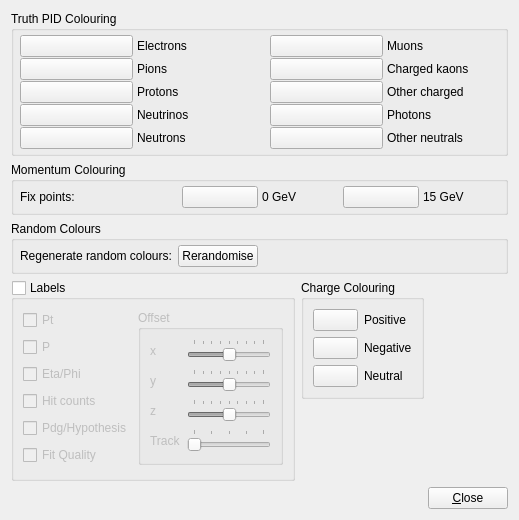
<?xml version="1.0" encoding="UTF-8"?>
<ui version="4.0">
 <class>TrackSysSettingsColouringForm</class>
 <widget class="QWidget" name="TrackSysSettingsColouringForm">
  <property name="geometry">
   <rect>
    <x>0</x>
    <y>0</y>
    <width>519</width>
    <height>520</height>
   </rect>
  </property>
  <property name="font">
   <font>
    <weight>50</weight>
    <bold>false</bold>
   </font>
  </property>
  <property name="windowTitle">
   <string>Form</string>
  </property>
  <layout class="QGridLayout" name="gridLayout_5">
   <item row="0" column="0" colspan="3">
    <widget class="QGroupBox" name="groupBox_5">
     <property name="title">
      <string>Truth PID Colouring</string>
     </property>
     <layout class="QHBoxLayout">
      <property name="spacing">
       <number>20</number>
      </property>
      <property name="leftMargin">
       <number>6</number>
      </property>
      <property name="topMargin">
       <number>4</number>
      </property>
      <property name="rightMargin">
       <number>6</number>
      </property>
      <property name="bottomMargin">
       <number>4</number>
      </property>
      <item>
       <layout class="QGridLayout">
        <property name="horizontalSpacing">
         <number>4</number>
        </property>
        <property name="verticalSpacing">
         <number>1</number>
        </property>
        <item row="0" column="0">
         <widget class="VP1MaterialButton" name="matButton_electrons">
          <property name="text">
           <string/>
          </property>
         </widget>
        </item>
        <item row="0" column="1">
         <widget class="QLabel" name="label_7">
          <property name="text">
           <string>Electrons</string>
          </property>
         </widget>
        </item>
        <item row="1" column="0">
         <widget class="VP1MaterialButton" name="matButton_pions">
          <property name="text">
           <string/>
          </property>
         </widget>
        </item>
        <item row="1" column="1">
         <widget class="QLabel" name="label_8">
          <property name="text">
           <string>Pions</string>
          </property>
         </widget>
        </item>
        <item row="2" column="0">
         <widget class="VP1MaterialButton" name="matButton_protons">
          <property name="text">
           <string/>
          </property>
         </widget>
        </item>
        <item row="2" column="1">
         <widget class="QLabel" name="label_16">
          <property name="text">
           <string>Protons</string>
          </property>
         </widget>
        </item>
        <item row="3" column="0">
         <widget class="VP1MaterialButton" name="matButton_neutrinos">
          <property name="text">
           <string/>
          </property>
         </widget>
        </item>
        <item row="3" column="1">
         <widget class="QLabel" name="label_17">
          <property name="text">
           <string>Neutrinos</string>
          </property>
         </widget>
        </item>
        <item row="4" column="0">
         <widget class="VP1MaterialButton" name="matButton_neutrons">
          <property name="text">
           <string/>
          </property>
         </widget>
        </item>
        <item row="4" column="1">
         <widget class="QLabel" name="label_18">
          <property name="text">
           <string>Neutrons</string>
          </property>
         </widget>
        </item>
       </layout>
      </item>
      <item>
       <layout class="QGridLayout">
        <property name="horizontalSpacing">
         <number>4</number>
        </property>
        <property name="verticalSpacing">
         <number>1</number>
        </property>
        <item row="0" column="0">
         <widget class="VP1MaterialButton" name="matButton_muons">
          <property name="text">
           <string/>
          </property>
         </widget>
        </item>
        <item row="0" column="1">
         <widget class="QLabel" name="label_19">
          <property name="text">
           <string>Muons</string>
          </property>
         </widget>
        </item>
        <item row="1" column="0">
         <widget class="VP1MaterialButton" name="matButton_chargedkaons">
          <property name="text">
           <string/>
          </property>
         </widget>
        </item>
        <item row="1" column="1">
         <widget class="QLabel" name="label_20">
          <property name="text">
           <string>Charged kaons</string>
          </property>
         </widget>
        </item>
        <item row="2" column="0">
         <widget class="VP1MaterialButton" name="matButton_othercharged">
          <property name="text">
           <string/>
          </property>
         </widget>
        </item>
        <item row="2" column="1">
         <widget class="QLabel" name="label_21">
          <property name="text">
           <string>Other charged</string>
          </property>
         </widget>
        </item>
        <item row="3" column="0">
         <widget class="VP1MaterialButton" name="matButton_photons">
          <property name="text">
           <string/>
          </property>
         </widget>
        </item>
        <item row="3" column="1">
         <widget class="QLabel" name="label_22">
          <property name="text">
           <string>Photons</string>
          </property>
         </widget>
        </item>
        <item row="4" column="0">
         <widget class="VP1MaterialButton" name="matButton_otherneutrals">
          <property name="text">
           <string/>
          </property>
         </widget>
        </item>
        <item row="4" column="1">
         <widget class="QLabel" name="label_23">
          <property name="text">
           <string>Other neutrals</string>
          </property>
         </widget>
        </item>
       </layout>
      </item>
     </layout>
    </widget>
   </item>
   <item row="1" column="0" colspan="3">
    <widget class="QGroupBox" name="groupBox">
     <property name="title">
      <string>Momentum Colouring</string>
     </property>
     <layout class="QHBoxLayout">
      <property name="leftMargin">
       <number>6</number>
      </property>
      <property name="topMargin">
       <number>4</number>
      </property>
      <property name="rightMargin">
       <number>6</number>
      </property>
      <property name="bottomMargin">
       <number>4</number>
      </property>
      <item>
       <widget class="QLabel" name="label_27">
        <property name="text">
         <string>Fix points:</string>
        </property>
       </widget>
      </item>
      <item>
       <layout class="QHBoxLayout">
        <property name="spacing">
         <number>4</number>
        </property>
        <item>
         <widget class="VP1MaterialButton" name="matButton_0GeV">
          <property name="text">
           <string/>
          </property>
         </widget>
        </item>
        <item>
         <widget class="QLabel" name="label">
          <property name="text">
           <string>0 GeV</string>
          </property>
         </widget>
        </item>
       </layout>
      </item>
      <item>
       <layout class="QHBoxLayout">
        <property name="spacing">
         <number>4</number>
        </property>
        <item>
         <widget class="VP1MaterialButton" name="matButton_15GeV">
          <property name="text">
           <string/>
          </property>
         </widget>
        </item>
        <item>
         <widget class="QLabel" name="label_6">
          <property name="text">
           <string>15 GeV</string>
          </property>
         </widget>
        </item>
       </layout>
      </item>
     </layout>
    </widget>
   </item>
   <item row="2" column="0" colspan="3">
    <widget class="QGroupBox" name="groupBox_3">
     <property name="title">
      <string>Random Colours</string>
     </property>
     <layout class="QHBoxLayout">
      <property name="leftMargin">
       <number>6</number>
      </property>
      <property name="topMargin">
       <number>4</number>
      </property>
      <property name="rightMargin">
       <number>6</number>
      </property>
      <property name="bottomMargin">
       <number>4</number>
      </property>
      <item>
       <widget class="QLabel" name="label_2">
        <property name="text">
         <string>Regenerate random colours:</string>
        </property>
       </widget>
      </item>
      <item>
       <widget class="QPushButton" name="pushButton_colourbyrandom_rerandomise">
        <property name="toolTip">
         <string>Re-generate random colours. Note transparency and brightness are inherited from the Uniform colour settings.</string>
        </property>
        <property name="text">
         <string>Rerandomise</string>
        </property>
       </widget>
      </item>
      <item>
       <spacer>
        <property name="orientation">
         <enum>Qt::Horizontal</enum>
        </property>
        <property name="sizeHint" stdset="0">
         <size>
          <width>40</width>
          <height>20</height>
         </size>
        </property>
       </spacer>
      </item>
     </layout>
    </widget>
   </item>
   <item row="3" column="0" rowspan="2">
    <widget class="QGroupBox" name="groupBox_labels">
     <property name="enabled">
      <bool>true</bool>
     </property>
     <property name="title">
      <string>Labels</string>
     </property>
     <property name="checkable">
      <bool>true</bool>
     </property>
     <property name="checked">
      <bool>false</bool>
     </property>
     <layout class="QGridLayout" name="gridLayout_3">
      <item row="0" column="0">
       <widget class="QCheckBox" name="checkBox_trkLabels_Pt">
        <property name="toolTip">
         <string>Enables the drawing of track labels</string>
        </property>
        <property name="text">
         <string>Pt</string>
        </property>
       </widget>
      </item>
      <item row="0" column="1" rowspan="6">
       <widget class="QGroupBox" name="groupBox_2">
        <property name="title">
         <string>Offset</string>
        </property>
        <property name="flat">
         <bool>false</bool>
        </property>
        <layout class="QGridLayout" name="gridLayout_2">
         <item row="0" column="0">
          <widget class="QLabel" name="label_11">
           <property name="text">
            <string>x</string>
           </property>
          </widget>
         </item>
         <item row="0" column="1">
          <widget class="QSlider" name="horizontalSlider_labels_xOffset">
           <property name="sizePolicy">
            <sizepolicy hsizetype="Expanding" vsizetype="Minimum">
             <horstretch>0</horstretch>
             <verstretch>0</verstretch>
            </sizepolicy>
           </property>
           <property name="maximumSize">
            <size>
             <width>16777215</width>
             <height>32</height>
            </size>
           </property>
           <property name="minimum">
            <number>-100</number>
           </property>
           <property name="maximum">
            <number>100</number>
           </property>
           <property name="tracking">
            <bool>true</bool>
           </property>
           <property name="orientation">
            <enum>Qt::Horizontal</enum>
           </property>
           <property name="invertedAppearance">
            <bool>false</bool>
           </property>
           <property name="tickPosition">
            <enum>QSlider::TicksAbove</enum>
           </property>
           <property name="tickInterval">
            <number>25</number>
           </property>
          </widget>
         </item>
         <item row="1" column="0">
          <widget class="QLabel" name="label_3">
           <property name="text">
            <string>y</string>
           </property>
          </widget>
         </item>
         <item row="1" column="1">
          <widget class="QSlider" name="horizontalSlider_labels_yOffset">
           <property name="sizePolicy">
            <sizepolicy hsizetype="Expanding" vsizetype="Minimum">
             <horstretch>0</horstretch>
             <verstretch>0</verstretch>
            </sizepolicy>
           </property>
           <property name="maximumSize">
            <size>
             <width>16777215</width>
             <height>32</height>
            </size>
           </property>
           <property name="minimum">
            <number>-100</number>
           </property>
           <property name="maximum">
            <number>100</number>
           </property>
           <property name="tracking">
            <bool>true</bool>
           </property>
           <property name="orientation">
            <enum>Qt::Horizontal</enum>
           </property>
           <property name="invertedAppearance">
            <bool>false</bool>
           </property>
           <property name="tickPosition">
            <enum>QSlider::TicksAbove</enum>
           </property>
           <property name="tickInterval">
            <number>25</number>
           </property>
          </widget>
         </item>
         <item row="2" column="0">
          <widget class="QLabel" name="label_9">
           <property name="text">
            <string>z</string>
           </property>
          </widget>
         </item>
         <item row="2" column="1">
          <widget class="QSlider" name="horizontalSlider_labels_zOffset">
           <property name="sizePolicy">
            <sizepolicy hsizetype="Expanding" vsizetype="Minimum">
             <horstretch>0</horstretch>
             <verstretch>0</verstretch>
            </sizepolicy>
           </property>
           <property name="maximumSize">
            <size>
             <width>16777215</width>
             <height>32</height>
            </size>
           </property>
           <property name="minimum">
            <number>-100</number>
           </property>
           <property name="maximum">
            <number>100</number>
           </property>
           <property name="tracking">
            <bool>true</bool>
           </property>
           <property name="orientation">
            <enum>Qt::Horizontal</enum>
           </property>
           <property name="invertedAppearance">
            <bool>false</bool>
           </property>
           <property name="tickPosition">
            <enum>QSlider::TicksAbove</enum>
           </property>
           <property name="tickInterval">
            <number>25</number>
           </property>
          </widget>
         </item>
         <item row="3" column="0">
          <widget class="QLabel" name="label_10">
           <property name="text">
            <string>Track</string>
           </property>
          </widget>
         </item>
         <item row="3" column="1">
          <widget class="QSlider" name="horizontalSlider_labels_trkOffset">
           <property name="sizePolicy">
            <sizepolicy hsizetype="Expanding" vsizetype="Minimum">
             <horstretch>0</horstretch>
             <verstretch>0</verstretch>
            </sizepolicy>
           </property>
           <property name="maximumSize">
            <size>
             <width>16777215</width>
             <height>32</height>
            </size>
           </property>
           <property name="minimum">
            <number>0</number>
           </property>
           <property name="maximum">
            <number>100</number>
           </property>
           <property name="tracking">
            <bool>true</bool>
           </property>
           <property name="orientation">
            <enum>Qt::Horizontal</enum>
           </property>
           <property name="invertedAppearance">
            <bool>false</bool>
           </property>
           <property name="tickPosition">
            <enum>QSlider::TicksAbove</enum>
           </property>
           <property name="tickInterval">
            <number>25</number>
           </property>
          </widget>
         </item>
        </layout>
       </widget>
      </item>
      <item row="1" column="0">
       <widget class="QCheckBox" name="checkBox_trkLabels_p">
        <property name="toolTip">
         <string>Enables the drawing of track labels</string>
        </property>
        <property name="text">
         <string>P</string>
        </property>
       </widget>
      </item>
      <item row="3" column="0">
       <widget class="QCheckBox" name="checkBox_trkLabels_hits">
        <property name="toolTip">
         <string>Enables the drawing of track labels</string>
        </property>
        <property name="text">
         <string>Hit counts</string>
        </property>
       </widget>
      </item>
      <item row="4" column="0">
       <widget class="QCheckBox" name="checkBox_trkLabels_pid">
        <property name="toolTip">
         <string>Enables the drawing of track labels</string>
        </property>
        <property name="text">
         <string>Pdg/Hypothesis</string>
        </property>
       </widget>
      </item>
      <item row="5" column="0">
       <widget class="QCheckBox" name="checkBox_trkLabels_fitQuality">
        <property name="toolTip">
         <string>Enables the drawing of track labels</string>
        </property>
        <property name="text">
         <string>Fit Quality</string>
        </property>
       </widget>
      </item>
      <item row="2" column="0">
       <widget class="QCheckBox" name="checkBox_trkLabels_direction">
        <property name="text">
         <string>Eta/Phi</string>
        </property>
       </widget>
      </item>
     </layout>
    </widget>
   </item>
   <item row="3" column="1">
    <widget class="QGroupBox" name="groupBox_6">
     <property name="title">
      <string>Charge Colouring</string>
     </property>
     <layout class="QGridLayout" name="gridLayout_4">
      <item row="0" column="0">
       <widget class="VP1MaterialButton" name="matButton_charge_pos">
        <property name="text">
         <string/>
        </property>
       </widget>
      </item>
      <item row="0" column="1">
       <widget class="QLabel" name="label_24">
        <property name="text">
         <string>Positive</string>
        </property>
       </widget>
      </item>
      <item row="1" column="0">
       <widget class="VP1MaterialButton" name="matButton_charge_neg">
        <property name="text">
         <string/>
        </property>
       </widget>
      </item>
      <item row="1" column="1">
       <widget class="QLabel" name="label_25">
        <property name="text">
         <string>Negative</string>
        </property>
       </widget>
      </item>
      <item row="2" column="0">
       <widget class="VP1MaterialButton" name="matButton_charge_neutral">
        <property name="text">
         <string/>
        </property>
       </widget>
      </item>
      <item row="2" column="1">
       <widget class="QLabel" name="label_26">
        <property name="text">
         <string>Neutral</string>
        </property>
       </widget>
      </item>
     </layout>
    </widget>
   </item>
   <item row="3" column="2">
    <spacer name="horizontalSpacer">
     <property name="orientation">
      <enum>Qt::Horizontal</enum>
     </property>
     <property name="sizeHint" stdset="0">
      <size>
       <width>76</width>
       <height>20</height>
      </size>
     </property>
    </spacer>
   </item>
   <item row="4" column="1">
    <spacer name="verticalSpacer">
     <property name="orientation">
      <enum>Qt::Vertical</enum>
     </property>
     <property name="sizeHint" stdset="0">
      <size>
       <width>20</width>
       <height>42</height>
      </size>
     </property>
    </spacer>
   </item>
   <item row="5" column="0" colspan="3">
    <layout class="QHBoxLayout">
     <item>
      <spacer>
       <property name="orientation">
        <enum>Qt::Horizontal</enum>
       </property>
       <property name="sizeHint" stdset="0">
        <size>
         <width>40</width>
         <height>20</height>
        </size>
       </property>
      </spacer>
     </item>
     <item>
      <widget class="QPushButton" name="pushButton_close">
       <property name="text">
        <string>&amp;Close</string>
       </property>
      </widget>
     </item>
    </layout>
   </item>
  </layout>
 </widget>
 <customwidgets>
  <customwidget>
   <class>VP1MaterialButton</class>
   <extends>QPushButton</extends>
   <header>VP1Base/VP1MaterialButton.h</header>
  </customwidget>
 </customwidgets>
 <resources/>
 <connections/>
</ui>
